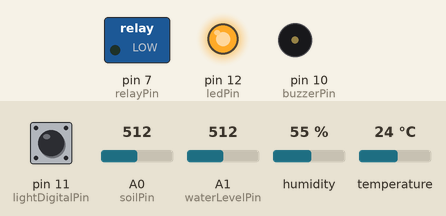
Recording of a sketch running on a simulated Arduino Uno, built with avr-gcc and run on an emulated ATmega328P. Parts: switched loads named in the sketch (green lamp = pin HIGH), output pins drawn as LEDs (lit = HIGH), buzzer (waves = sounding). Inputs (shaded band) come from the test bench; at power-on: A0 (soilPin) = 512, A1 (waterLevelPin) = 512, pin 11 (lightDigitalPin) HIGH, humidity 55 %, temperature 24 °C. What the sketch prints to the serial monitor is not drawn.

Above: at 1.4 s.
1.5 s: A0 (soilPin) set to 408
3.0 s: A0 (soilPin) set to 388
At 4.2 s:
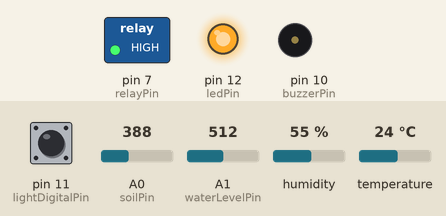
4.9 s: A1 (waterLevelPin) set to 311
6.4 s: A1 (waterLevelPin) set to 288
At 7.9 s:
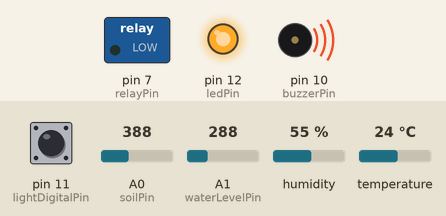
8.4 s: pin 11 (lightDigitalPin) pulled LOW for 0.7 s
At 9.1 s:
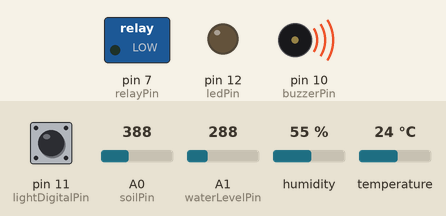
10.7 s: A1 (waterLevelPin) set to 306
At 11.9 s:
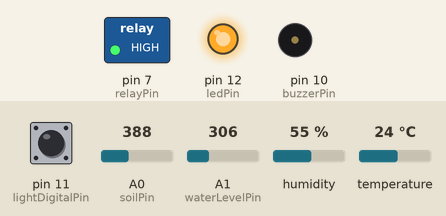
Timing chart, 0 to 13.5 s (numbered marks = the images above; inputs shaded):
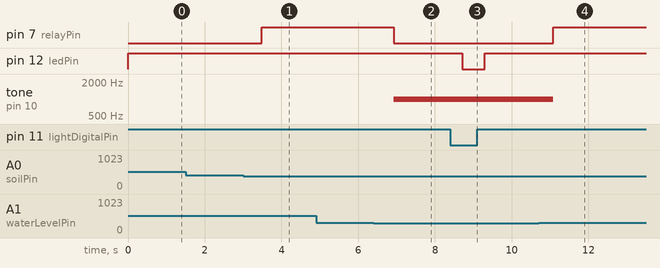

Measured:
- the behaviour switches between 400 and 399 on A0 (soilPin) (found by bisection; images 0 and 1)
- the behaviour switches between 300 and 299 on A1 (waterLevelPin) (found by bisection; images 1 and 2)
- after the input at 1.5 s, every drawn part: stays the same
- after the input at 3.0 s, pin 7 (relayPin): LOW → HIGH after 0.49 s
- after the input at 4.9 s, every drawn part: stays the same
- after the input at 6.4 s, pin 7 (relayPin): HIGH → LOW after 0.52 s; tone on pin 10 (buzzerPin): silent → 1000 Hz after 0.52 s
- after the input at 8.4 s, pin 12 (ledPin): HIGH → LOW after 0.31 s, → HIGH 0.58 s later
- after the input at 10.7 s, pin 7 (relayPin): LOW → HIGH after 0.38 s; tone on pin 10 (buzzerPin): 1000 Hz → silent after 0.38 s

The sketch:

proiect_pmp.ino
```cpp
#include <DHT.h>

// --- Senzor de umiditate sol ---
const int soilPin = A0;      // pin analogic pentru senzorul de umiditate sol (AOUT)

// --- Releu pompa ---
const int relayPin = 7;      // pin digital pentru control releu pompa
int DRY_THRESHOLD = 400;     // prag sub care solul este considerat uscat
const bool RELAY_ACTIVE_LOW = false; // false = releu activ pe HIGH

// --- Senzor DHT11 (temperatura + umiditate aer) ---
#define DHTPIN 8             // pin digital pentru DHT11
#define DHTTYPE DHT11
DHT dht(DHTPIN, DHTTYPE);

// --- Senzor nivel apa + buzzer ---
const int waterLevelPin = A1;        // pin analogic pentru senzor nivel apa
const int buzzerPin     = 10;        // pin digital pentru buzzer
const int WATER_LOW_THRESHOLD = 300; // prag sub care nivelul apei este prea mic

// --- Senzor de lumina (HW-072 DO) + bec ---
const int lightDigitalPin = 11; // pin digital pentru iesirea DO a senzorului de lumina
const int ledPin = 12;          // pin pentru bec / LED (aprins cand este intuneric)

int waterLevelValue = 0;

// Functie pentru controlul pompei prin releu
void setPump(bool on) {
  if (RELAY_ACTIVE_LOW)
    digitalWrite(relayPin, on ? LOW : HIGH);  // LOW = pompa pornita
  else
    digitalWrite(relayPin, on ? HIGH : LOW);  // HIGH = pompa pornita
}

void setup() {
  Serial.begin(9600); // initializare comunicatie seriala

  // Initializare releu pompa
  pinMode(relayPin, OUTPUT);
  setPump(false); // pompa oprita la pornire

  // Initializare buzzer
  pinMode(buzzerPin, OUTPUT);
  noTone(buzzerPin); // buzzer oprit

  // Initializare senzor lumina si bec
  pinMode(lightDigitalPin, INPUT_PULLUP); // folosim rezistenta interna pull-up
  pinMode(ledPin, OUTPUT);
  digitalWrite(ledPin, LOW); // bec stins initial

  // Initializare senzor DHT11
  dht.begin();

  Serial.println("Sistem pornit (pompa + sol + DHT11 + apa + buzzer + lumina)...");
}

void loop() {
  // --- Citire umiditate sol ---
  int soilValue = analogRead(soilPin);

  // --- Citire nivel apa ---
  waterLevelValue = analogRead(waterLevelPin);

  // --- Citire senzor lumina ---
  int lightVal = digitalRead(lightDigitalPin);
  bool isDark = (lightVal == HIGH);   // HIGH inseamna intuneric

  // --- Control bec ---
  digitalWrite(ledPin, isDark ? HIGH : LOW);

  // -----------------------------
  // LOGICA BUZZER
  // -----------------------------
  bool waterLow = (waterLevelValue < WATER_LOW_THRESHOLD);

  if (waterLow) {
    tone(buzzerPin, 1000);     // semnal sonor 1000 Hz cand apa este prea putina
  } else {
    noTone(buzzerPin);         // buzzer oprit
  }

  // -----------------------------
  // LOGICA POMPA
  // -----------------------------
  bool soilDry = (soilValue < DRY_THRESHOLD);
  bool pumpShouldBeOn = soilDry && !waterLow;

  setPump(pumpShouldBeOn);

  // --- Citire temperatura si umiditate aer ---
  float hum = dht.readHumidity();
  float temp = dht.readTemperature();

  // --- Afisare valori in serial monitor ---
  Serial.print("Sol: ");
  Serial.print(soilValue);

  Serial.print(" | Nivel apa: ");
  Serial.print(waterLevelValue);
  Serial.print(" (");
  Serial.print(waterLow ? "SCAZUT - BUZZER PORNIT" : "OK");
  Serial.print(")");

  Serial.print(" | Lumina: ");
  Serial.print(isDark ? "INTUNERIC (BEC APRINS)" : "LUMINA (BEC STINS)");

  Serial.print(" | Pompa: ");
  Serial.print(pumpShouldBeOn ? "PORNITA" : "OPRITA");

  if (!isnan(hum) && !isnan(temp)) {
    Serial.print(" | Temperatura: ");
    Serial.print(temp);
    Serial.print(" C | Umiditate aer: ");
    Serial.print(hum);
    Serial.print(" %");
  } else {
    Serial.print(" | EROARE DHT11");
  }

  Serial.println();

  delay(500); // intarziere intre citiri
}
```
